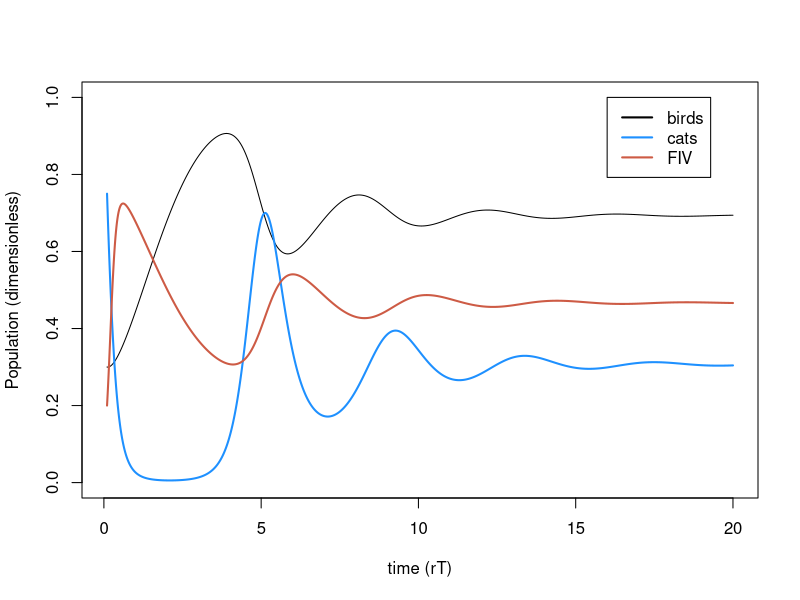
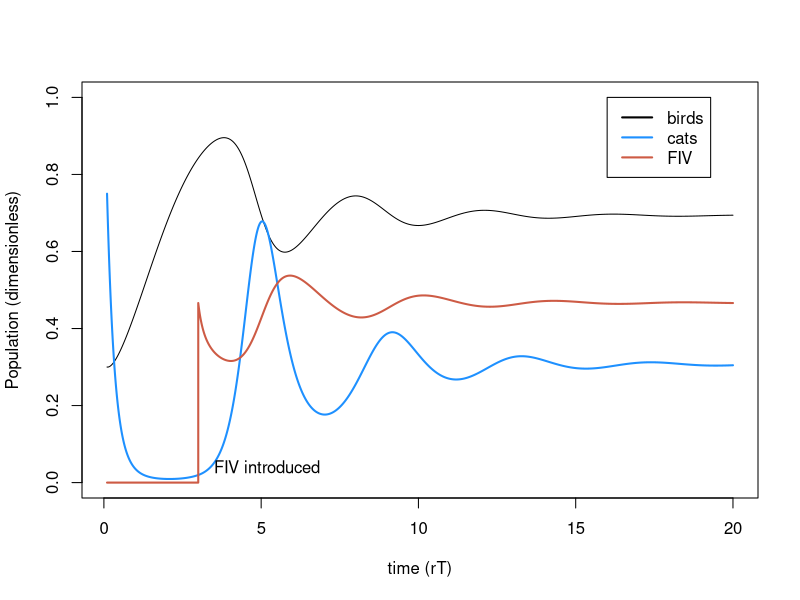
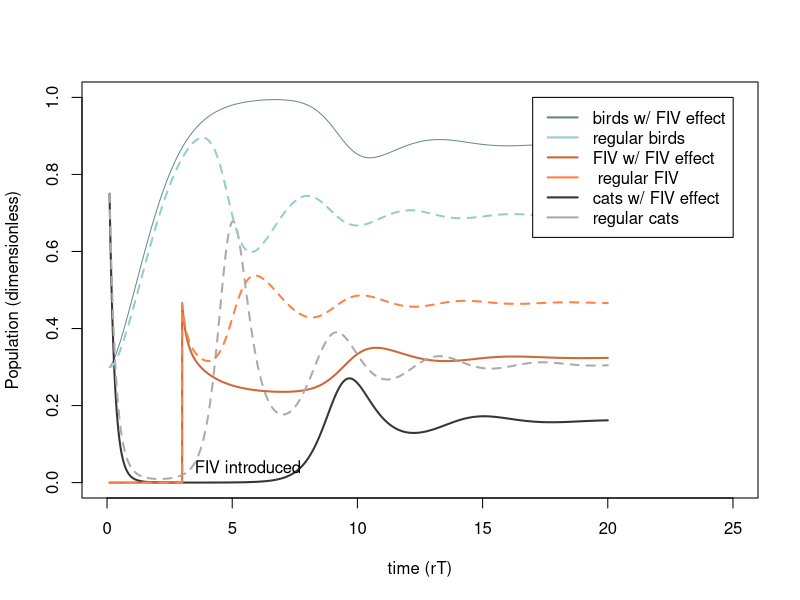
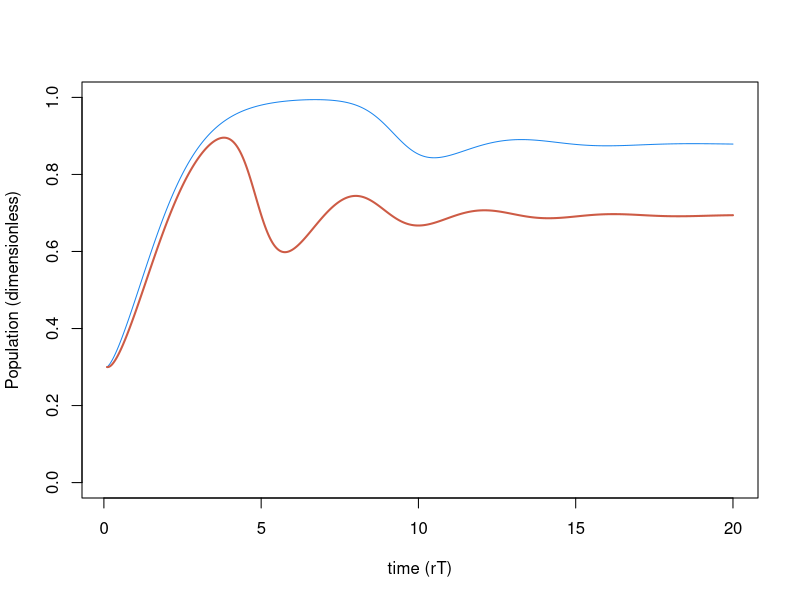
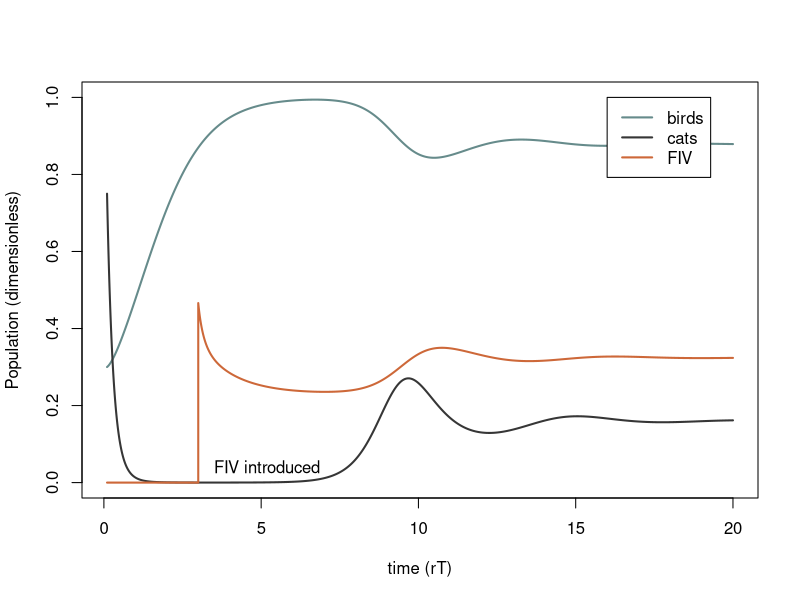
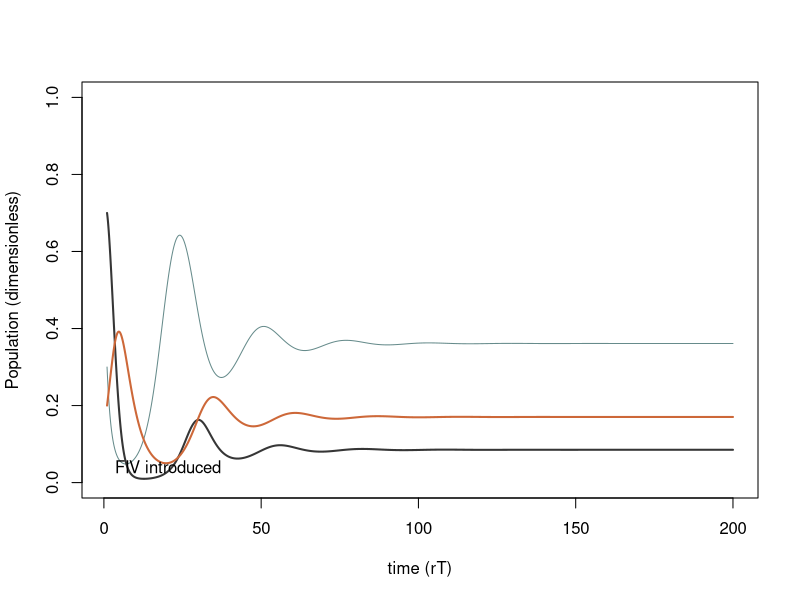
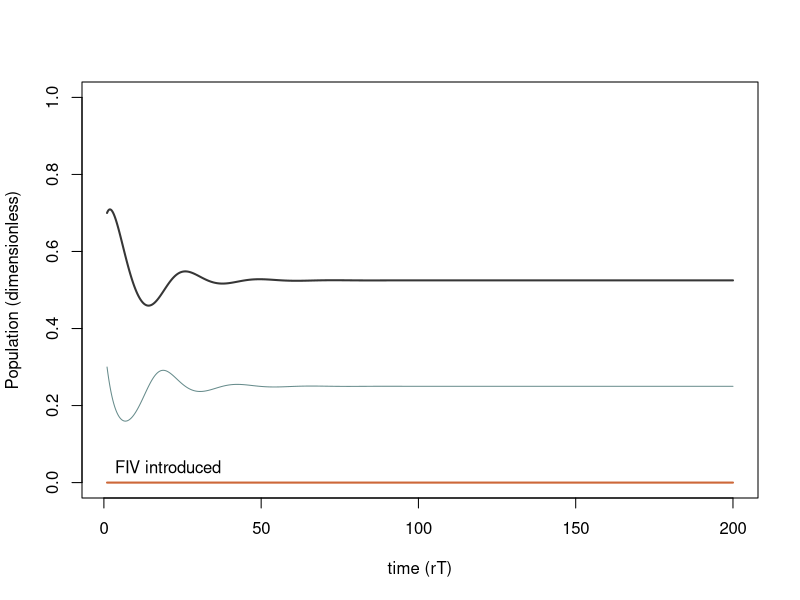

These figures' R source, in order:
## ---- chunk 1
##Variables
#N.v <- NaN    ## population size for victims (birds)
#N.p <- NaN    ## population size for predators (cats)
t.time.set <- seq(1, 200, length.out= 200000) ## time

##Parameter values##
#K <- NaN            # carrying capacity               (will be estimated from dimensionless parameters)
#u <- NaN            # predation rate                  (will be estimated from dimensionless parameters)
#beta.ma <- NaN      # contact rate for mass action    (will be estimated from dimensionless parameters)    

r.v <- 0.1          # per capita growth rate of birds in the model
a <- 0.03           # trophic conversion efficiency of cats
d.p <- 0.6          # natural per capita death rate of cats
beta.pm <- 1.5      # contact rate for proportionate mixing
delta <- 0.2        # virulence

#core equations
#B <- N.v/K
B.set <-seq(0, 1, length.out=20000)
#C <- N.p*u/r.v
t.set <- r.v*t.time.set

#dimensionless parameters
sigma.pm <- beta.pm/r.v
#sigma.pm.set <- seq(0,25, length.out = 20000)
#sigma.ma <- beta.ma * C/u 
#sigma.ma.set<- seq(0, 250, length.out = 20000)

#e <- alpha*u*K/r.v
e <- 10
#e.set <- seq(0, 25, length.out = 20000)
m <- d.p/r.v
alpha <- delta/r.v

## ---- chunk 2
B.simu1 <- NaN*t.set 
  B.simu1[1] <- .3
C.simu1 <- NaN*t.set
  C.simu1[1] <- .75
I.simu1 <- NaN*t.set
 I.simu1[1] <- 0.2

#for PM
for(i in 2:length(t.set)){
  
  dt <- t.set[i]-t.set[i-1]
  B <- B.simu1[i-1]
  C <- C.simu1[i-1]
  I <- I.simu1[i-1]
  
  dB <- (B*(1-B) -B*C) *dt
  dC <- (e*B*C - m*C - alpha*C*I)*dt
  dI <- (((sigma.pm - alpha)* (1-I) - e*B)*I) *dt
  
  B.simu1[i] <- B + dB
  C.simu1[i] <- C + dC
  I.simu1[i] <- I + dI
}

  
plot(t.set, B.simu1, type= "l", ylim= c(0, 1), ylab="Population (dimensionless)", xlab="time (rT)")  
lines(t.set,C.simu1,lwd=2,col='dodgerblue')
lines(t.set, I.simu1, lwd = 2, col= "coral3")
legend(x=16,y=1, col = c("black","dodgerblue","coral3"), lty=1,lwd=2,legend = c("birds", "cats", "FIV"))

## ---- chunk 3
B.simu2 <- NaN*t.set 
  B.simu2[1] <- .3
C.simu2 <- NaN*t.set
  C.simu2[1] <- .75
I.simu2 <- NaN*t.set
# I.simu2[1] <- 0
## ---- chunk 4
#for PM
for(i in 2:length(t.set)){
  
  	if(t.set[i] < 3){I.simu2[i-1] <- 0 } else { 
  	  if(t.set[i] == 3) {I.simu2[i-1] <- 0.2} else { I<- I.simu2[i-1]}}
	
  dt <- t.set[i]-t.set[i-1]
  B <- B.simu2[i-1]
  C <- C.simu2[i-1]
  #I.simu2[i-1]
  
  dB <- (B*(1-B) -B*C) *dt
  dC <- (e*B*C - m*C - alpha*C*I)*dt
  dI <- (((sigma.pm - alpha)* (1-I) - e*B)*I) *dt
  
  B.simu2[i] <- B + dB
  C.simu2[i] <- C + dC
  I.simu2[i] <- I + dI
}

plot(t.set, B.simu2, type= "l", ylim= c(0, 1), ylab="Population (dimensionless)", xlab="time (rT)")  
lines(t.set,C.simu2,lwd=2,col='dodgerblue')
lines(t.set, I.simu2, lwd = 2, col= "coral3")
legend(x=16,y=1, col = c("black","dodgerblue","coral3"), lty=1,lwd=2,legend = c("birds", "cats", "FIV"))
text(x=3.5, y=0.04, adj=0, label="FIV introduced")
## ---- chunk 5
l <- 0.25 #percent activity of sick cats (lathargy)
#for PM
B.simu3 <- NaN*t.set 
  B.simu3[1] <- .3
C.simu3 <- NaN*t.set
  C.simu3[1] <- .75
I.simu3 <- NaN*t.set
#I.simu3[1] <- 0

for(i in 2:length(t.set)){
  
  	if(t.set[i] < 3){I.simu3[i-1] <- 0 } else { 
  	  if(t.set[i] == 3) {I.simu3[i-1] <- 0.2} else { I<- I.simu3[i-1]}}
	
  dt <- t.set[i]-t.set[i-1]
  B <- B.simu3[i-1]
  C <- C.simu3[i-1]
  #I.simu3[i-1]
  
  dB <- (B*(1-B) -B*C*(1-I) - l*B*I*C ) *dt
  dC <- (e*(B*C*(1-I) + l*B*I*C) - m*C - alpha*C*I)*dt
  dI <- (((sigma.pm - alpha)* (1-I) - e*B)*I) *dt
  
  B.simu3[i] <- B + dB
  C.simu3[i] <- C + dC
  I.simu3[i] <- I + dI
}

plot(t.set, B.simu3, type= "l", ylim= c(0, 1), xlim=c(0, 25), ylab="Population (dimensionless)", xlab="time (rT)", col='paleturquoise4')  
lines(t.set,C.simu3,lwd=2,col='gray21')
lines(t.set, I.simu3, lwd = 2, col= "sienna3")
lines(t.set,C.simu2,lwd=2, lty= 2, col='gray67')
lines(t.set, I.simu2, lwd = 2,lty= 2, col= "sienna1")
lines(t.set,B.simu2,lwd=2,lty= 2, col='paleturquoise3')

legend(x=17,y=1, col = c("paleturquoise4","paleturquoise3","sienna3", "sienna1", "gray21", "gray67"), lty=1,lwd=2,legend = c("birds w/ FIV effect", "regular birds", "FIV w/ FIV effect", " regular FIV", "cats w/ FIV effect", "regular cats"))
text(x=3.5, y=0.04, adj=0, label="FIV introduced")




plot(t.set, B.simu3,type= "l", ylim= c(0, 1), ylab="Population (dimensionless)", xlab="time (rT)", col= 'Dodgerblue2')
lines(t.set, B.simu2, lwd=2, col= 'coral3')



plot(t.set, B.simu3, type= "l", ylim= c(0, 1), lwd=2, ylab="Population (dimensionless)", xlab="time (rT)", col='paleturquoise4')  
lines(t.set,C.simu3,lwd=2,col='gray21')
lines(t.set, I.simu3, lwd = 2, col= "sienna3")

legend(x=16,y=1, col = c("paleturquoise4","gray21","sienna3"), lty=1,lwd=2,legend = c("birds", "cats", "FIV"))
text(x=3.5, y=0.04, adj=0, label="FIV introduced")

## ---- chunk 6

mu <- 1 #not given
a <- 0.6 #trophic conversion
d <- 0.15 #per capita death
beta.pm <- .75 #pm contact rate
delta <- .1 # virulence
K<- 1
r<- .4

l <- 0.25 #percent activity of sick cats (lathargy)
#for PM
N.simu4 <- NaN*t.time.set 
  N.simu4[1] <- .3
S.simu4 <- NaN*t.time.set
  S.simu4[1] <- .7
I.simu4 <- NaN*t.time.set
  I.simu4[1] <- .2

for(i in 2:length(t.time.set)){
  
	
  dt <- t.time.set[i]-t.time.set[i-1]
  N <- N.simu4[i-1]
  S <- S.simu4[i-1]
  I <- I.simu4[i-1]
  
  P <- S + I
  
  dN <- (r*N*(1-N/K)-mu*N*P) * dt
  dS <- ((a*mu*N*P)-(d*S) - (beta.pm*(S*I/P))) * dt
  dI <- (beta.pm* (S*I/P) - d*I -delta*I) * dt
  
  N.simu4[i] <- N + dN
  S.simu4[i] <- S + dS
  I.simu4[i] <- I + dI
 }

plot(t.time.set, N.simu4, type= "l", ylim= c(0,1), ylab="Population (dimensionless)", xlab="time (rT)", col='paleturquoise4')  
lines(t.time.set,S.simu4,lwd=2,col='gray21')
lines(t.time.set, I.simu4, lwd = 2, col= "sienna3")


legend(x=150,y=10, col = c("paleturquoise4","sienna3", "gray21" ), lty=1,lwd=2,legend = c( "regular birds",  " regular FIV", "regular cats"))
text(x=3.5, y=0.04, adj=0, label="FIV introduced")





## ---- chunk 7
mu <- 1 #predation rate
a <- 0.6 #trophic conversion
d <- 0.15 #per capita death
#beta.pm <- .33 #pm contact rate
#delta <- .16 # virulence
K<- 1
r<- .7

l <- 0.25 #percent activity of sick cats (lathargy)
#for PM
N.simu6 <- NaN*t.time.set 
  N.simu6[1] <- .3
S.simu6 <- NaN*t.time.set
  S.simu6[1] <- .7
I.simu6 <- NaN*t.time.set
  I.simu6[1] <- .0

for(i in 2:length(t.time.set)){
  
 # if(t.time.set[i] < 30){I.simu6[i-1] <- 0 } else { 
  	 #if(t.time.set[i] == 30) {I.simu6[i-1] <- 0.2} else {}}
	
  dt <- t.time.set[i]-t.time.set[i-1]
  N <- N.simu6[i-1]
  S <- S.simu6[i-1]
  I <- I.simu6[i-1]
  P <- S + I
  
  dN <- (r*N*(1-N/K)-mu*N*P) * dt
  dS <- ((a*mu*N*P)-(d*S) - (beta.pm*(S*I/P))) * dt
  dI <- (beta.pm* (S*I/P) - d*I -delta*I) * dt
  
  N.simu6[i] <- N + dN
  S.simu6[i] <- S + dS
  I.simu6[i] <- I + dI
 }

plot(t.time.set, N.simu6, type= "l", ylim= c(0,1),ylab="Population (dimensionless)", xlab="time (rT)", col='paleturquoise4')  
lines(t.time.set, S.simu6,lwd=2,col='gray21')
lines(t.time.set, I.simu6, lwd = 2, col= "sienna3")


legend(x=150,y=10, col = c("paleturquoise4","sienna3", "gray21" ), lty=1,lwd=2,legend = c( "regular birds",  " regular FIV", "regular cats"))
text(x=3.5, y=0.04, adj=0, label="FIV introduced")
